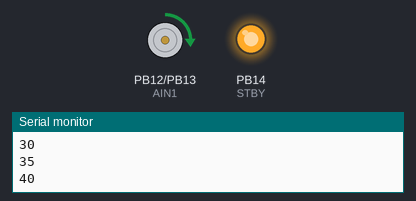
A sketch run on a simulated STM32 Blue Pill. Shown: motor-driver pin pairs drawn as motors (green arrow = first pin HIGH = forward, orange = second pin HIGH = backward, longer = more drive, scaled by the enable pin, stopped while the standby pin is LOW), output pins drawn as LEDs (lit = HIGH), the last lines printed to the serial monitor.

Above: at 0.42 s.
At 5.3 s:
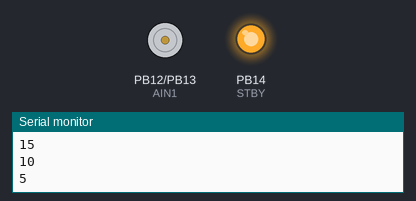
At 9.93 s:
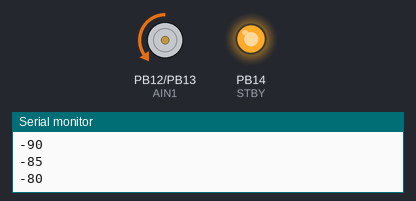
At 14.53 s:
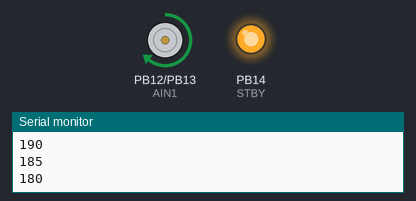
Timing chart, 0 to 14.8 s (numbered marks = the images above):
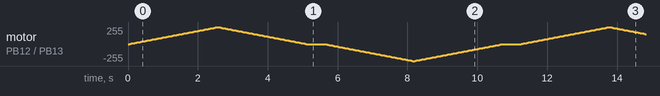

The sketch:

03_speed_ramp.ino
```cpp
// 03_speed_ramp.ino - slowly speed up and slow down, forward then backward.
//
// Same wiring as 02_forward_backward. Watch the Serial Monitor (or the
// Serial Plotter!) and note the number where the motor actually starts
// turning. Below that it just hums. That number is your MIN_PWM.
//
// One function, one number: speed from -255 (full backward) to +255 (full forward).

#define PWMA PA8
#define AIN1 PB12
#define AIN2 PB13
#define STBY PB14

const int STEP = 5;      // change per step
const int STEP_MS = 50;  // time per step -> 0 to full takes about 2.5 s

// speed: -255..255. The sign is the direction, the size is how fast.
void setMotor(int speed) {
  speed = constrain(speed, -255, 255);
  digitalWrite(AIN1, speed > 0 ? HIGH : LOW);
  digitalWrite(AIN2, speed < 0 ? HIGH : LOW);
  analogWrite(PWMA, abs(speed));
}

void setup() {
  pinMode(PWMA, OUTPUT);
  pinMode(AIN1, OUTPUT);
  pinMode(AIN2, OUTPUT);
  pinMode(STBY, OUTPUT);
  digitalWrite(STBY, HIGH);

  // STM32 default PWM is 1 kHz, which makes the motor whine.
  // 20 kHz is above human hearing.
  analogWriteFrequency(20000);
  setMotor(0);

  Serial.begin(115200);
}

void rampTo(int from, int to) {
  int step = (to > from) ? STEP : -STEP;
  for (int s = from; s != to; s += step) {
    setMotor(s);
    Serial.println(s);
    delay(STEP_MS);
  }
  setMotor(to);
}

void loop() {
  rampTo(0, 255);     // speed up forward
  rampTo(255, 0);     // slow down
  delay(500);
  rampTo(0, -255);    // speed up backward
  rampTo(-255, 0);    // slow down
  delay(500);
}
```
